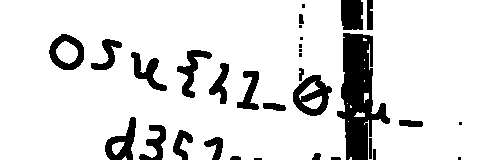
#> input picture osu!gaming CTF/crypto_beyond-wood/crop_ext0_erode.png, 500 x 160 px
$ python segment_ascii.py
#> lines starting #> are read from the running program, lines starting #| are printed output that depends on the picture; after the words box and inside, x2 and y2 are one past the last pixel; in counts of white or black regions, pixels touching at a corner belong together
import numpy as np
from PIL import Image
img=Image.open("crop_ext0_erode.png")
#> img is the input picture: PIL image 500x160 L; 87% white; 32 black regions (9 under 20 px), largest, box (x1, y1, x2, y2) and area: (337, 33, 390, 160) 3562, (293, 75, 332, 116) 849, (105, 117, 136, 160) 634
bin_img=(np.array(img)<128).astype(int)
segments=[(49,84),(91,167),(173,229),(232,259),(263,285),(293,332),(337,390),(399,423)]
for idx,(x1,x2) in enumerate(segments):
    region=bin_img[:,x1:x2]
    rows=np.where(region.sum(axis=1)>0)[0]
    y1,y2=rows[0],rows[-1]+1
    region=region[y1:y2,:]
    print('char',idx,'size',region.shape)
    for y in range(0,region.shape[0], max(1,region.shape[0]//12)):
        row=''.join('#' if region[y,x] else ' ' for x in range(0,region.shape[1], max(1,region.shape[1]//24)))
        print(row)
    print()
#> this loop made 8 passes
#> (y1, y2) on passes 1, 2, 3, 4, 6, 7: (34, 70), (39, 160), (50, 160), (71, 160), (4, 160), (0, 160)
#> (rows, y1, y2) on passes 5, 8: ([103, 104, 105, 106, 107, 108, 109, 110], 103, 111), ([120, 121, 122, 123, 124, 125, 126], 120, 127)
#> pass 1, `region=bin_img[:,x1:x2]`:
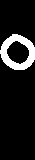
#> region: shape (160, 35) int64; values 0 (black) and 1 (white), 10.9% white; 1 white region, box (x1, y1, x2, y2) and area: (0, 34, 35, 70) 613
#> pass 1, `region=region[y1:y2,:]`:
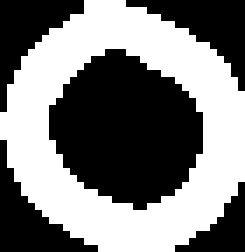
#> region: shape (36, 35) int64 (shown 7 times larger); values 0 (black) and 1 (white), 48.7% white; 1 white region, box (x1, y1, x2, y2) and area: (0, 0, 35, 36) 613
#> pass 2, `region=bin_img[:,x1:x2]`:
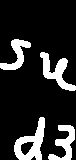
#> region: shape (160, 76) int64; values 0 (black) and 1 (white), 16.3% white; 4 white regions, box (x1, y1, x2, y2) and area: (14, 117, 45, 160) 634, (40, 52, 76, 91) 533, (48, 125, 75, 160) 433, (0, 39, 31, 70) 388
#> pass 2, `region=region[y1:y2,:]`:
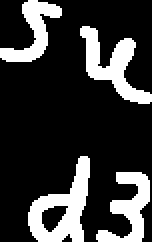
#> region: shape (121, 76) int64 (shown 2 times larger); values 0 (black) and 1 (white), 21.6% white; 4 white regions, box (x1, y1, x2, y2) and area: (14, 78, 45, 121) 634, (40, 13, 76, 52) 533, (48, 86, 75, 121) 433, (0, 0, 31, 31) 388
